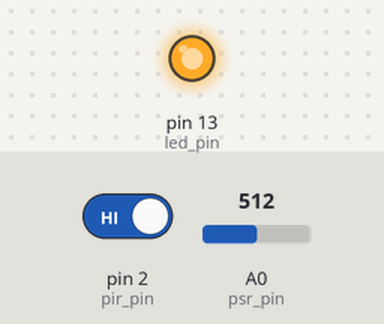
Bench run of a sketch on a simulated Arduino Uno, built with avr-gcc and run on an emulated ATmega328P. Parts: output pins drawn as LEDs (lit = HIGH). The inputs (shaded band) are chosen by the test bench; at power-on: pin 2 (pir_pin) HIGH, A0 (psr_pin) = 512. What the sketch prints to the serial monitor is not drawn.

Above: at 1.2 s.
1.3 s: pin 2 (pir_pin) driven LOW
At 2.5 s:
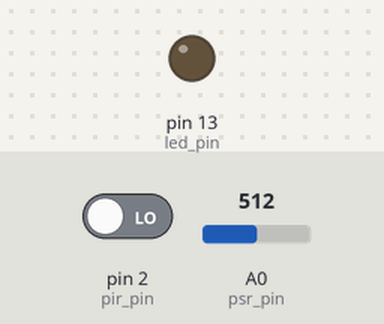
2.8 s: pin 2 (pir_pin) driven HIGH
At 3.8 s:
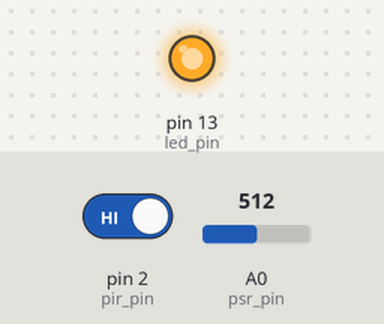
Timing chart, 0 to 5.8 s (numbered marks = the images above; inputs shaded):
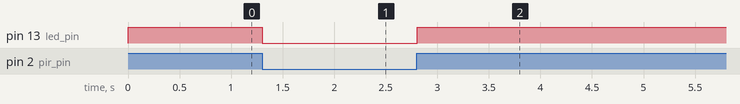

The sketch:

lab_6.ino
```cpp
int psr_pin = 0;
int pir_pin = 2;
int led_pin = 13;
int psr_read = 0;
int pir_read = 0;
void setup() {
  Serial.begin(9600);
  pinMode(led_pin, OUTPUT);
  pinMode(pir_pin, INPUT);
  pinMode(psr_pin, INPUT);
}

void loop() {
  psr_read = analogRead(psr_pin);
  Serial.println(psr_read);
  pir_read = digitalRead(pir_pin);
  digitalWrite(led_pin, pir_read);
}
```

Measured:
- after the input at 1.3 s, pin 13 (led_pin): HIGH → LOW at once
- after the input at 2.8 s, pin 13 (led_pin): LOW → HIGH at once
